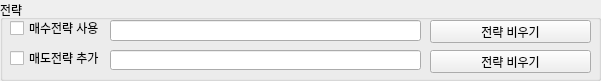
      <widget class="QGroupBox" name="groupBox_10">
       <property name="geometry">
        <rect>
         <x>10</x>
         <y>330</y>
         <width>601</width>
         <height>81</height>
        </rect>
       </property>
       <property name="title">
        <string>전략</string>
       </property>
       <widget class="QCheckBox" name="chkConditionBuy">
        <property name="geometry">
         <rect>
          <x>10</x>
          <y>20</y>
          <width>101</width>
          <height>16</height>
         </rect>
        </property>
        <property name="text">
         <string>매수전략 사용</string>
        </property>
       </widget>
       <widget class="QCheckBox" name="chkConditionSell">
        <property name="geometry">
         <rect>
          <x>10</x>
          <y>50</y>
          <width>101</width>
          <height>16</height>
         </rect>
        </property>
        <property name="text">
         <string>매도전략 추가</string>
        </property>
       </widget>
       <widget class="QLineEdit" name="ledConditionSell">
        <property name="geometry">
         <rect>
          <x>110</x>
          <y>50</y>
          <width>311</width>
          <height>20</height>
         </rect>
        </property>
        <property name="styleSheet">
         <string notr="true">color:blue</string>
        </property>
        <property name="readOnly">
         <bool>true</bool>
        </property>
       </widget>
       <widget class="QLineEdit" name="ledConditionBuy">
        <property name="enabled">
         <bool>true</bool>
        </property>
        <property name="geometry">
         <rect>
          <x>110</x>
          <y>20</y>
          <width>311</width>
          <height>21</height>
         </rect>
        </property>
        <property name="styleSheet">
         <string notr="true">color:blue</string>
        </property>
        <property name="readOnly">
         <bool>true</bool>
        </property>
       </widget>
       <widget class="QPushButton" name="btnBuyClear">
        <property name="geometry">
         <rect>
          <x>430</x>
          <y>20</y>
          <width>161</width>
          <height>23</height>
         </rect>
        </property>
        <property name="text">
         <string>전략 비우기</string>
        </property>
       </widget>
       <widget class="QPushButton" name="btnSellClear">
        <property name="geometry">
         <rect>
          <x>430</x>
          <y>50</y>
          <width>161</width>
          <height>23</height>
         </rect>
        </property>
        <property name="text">
         <string>전략 비우기</string>
        </property>
       </widget>
      </widget>
